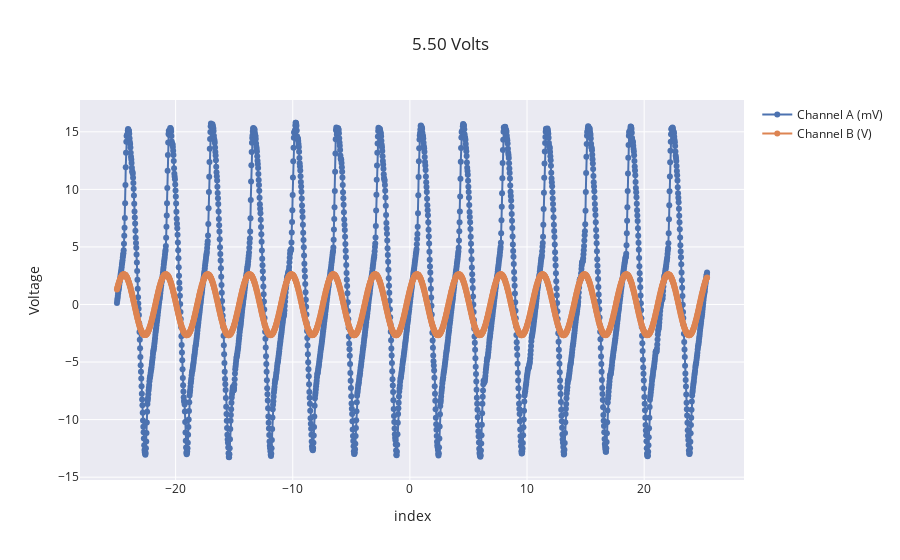

The cell this chart's notebook holds for it:
### Code cell
fig = go.Figure()
fig.add_trace(go.Scatter(
    x = time_values, 
    y=time_series_A,
    mode='lines+markers',
    name='Channel A (mV)'
))



fig.add_trace(go.Scatter(
    x = time_values,
    y=time_series_B,
    mode='lines+markers',
    name='Channel B (V)'
))



fig.update_layout(yaxis_title="Voltage", xaxis_title=" index")
fig.update_layout(title= volts + " Volts" )
fig.write_image("ChaA_ChanB{}.png".format(volts))

fig.show()

### Figure 1 — Plotly figure (JSON) as saved in the notebook; plotly's stock layout.template omitted (floating-point values rounded to 4 significant figures; data arrays with more than 128 entries replaced by an {"elided": "..."} marker saying what was removed)
{"data": [{"mode": "lines+markers", "name": "Channel A (mV)", "type": "scatter", "x": {"elided": "2016 float values"}, "y": {"elided": "2016 float values"}}, {"mode": "lines+markers", "name": "Channel B (V)", "type": "scatter", "x": {"elided": "2016 float values"}, "y": {"elided": "2016 float values"}}], "layout": {"title": {"text": "5.50 Volts"}, "xaxis": {"title": {"text": " index"}}, "yaxis": {"title": {"text": "Voltage"}}}}
